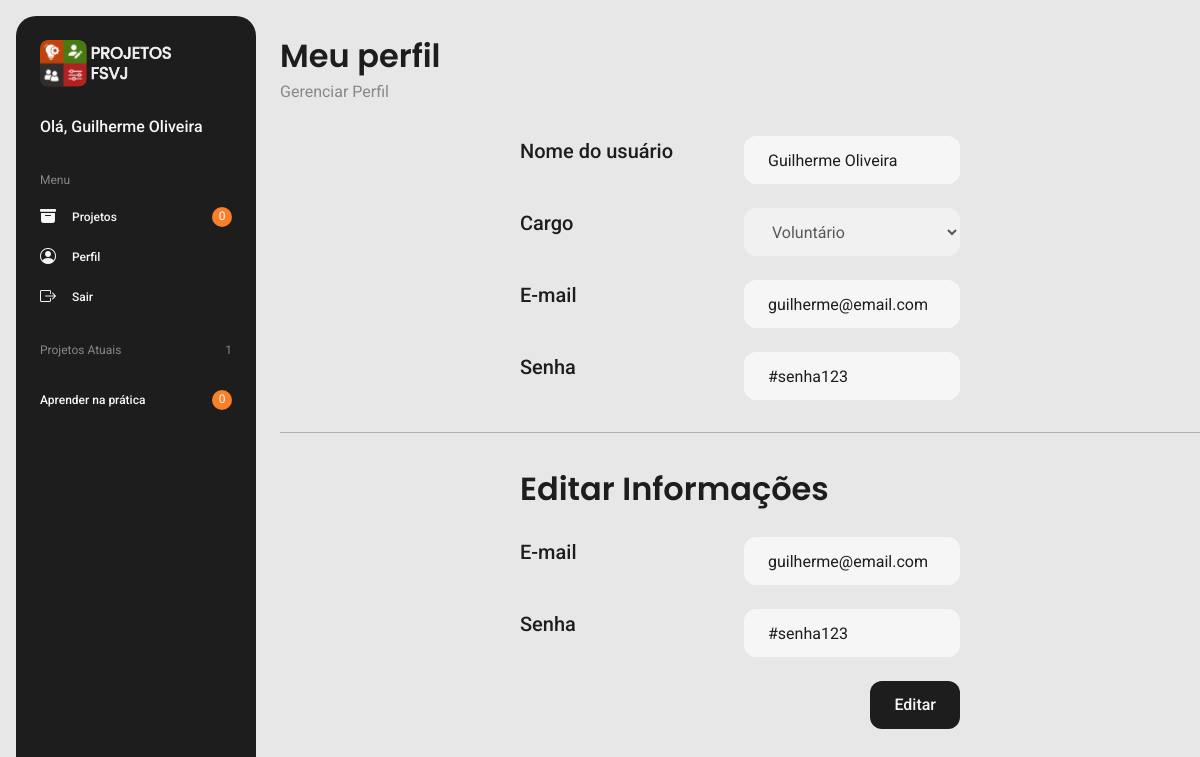
/src/pages/perfil/perfil.php?id_usuario=3, run on an earlier commit of the app's database.
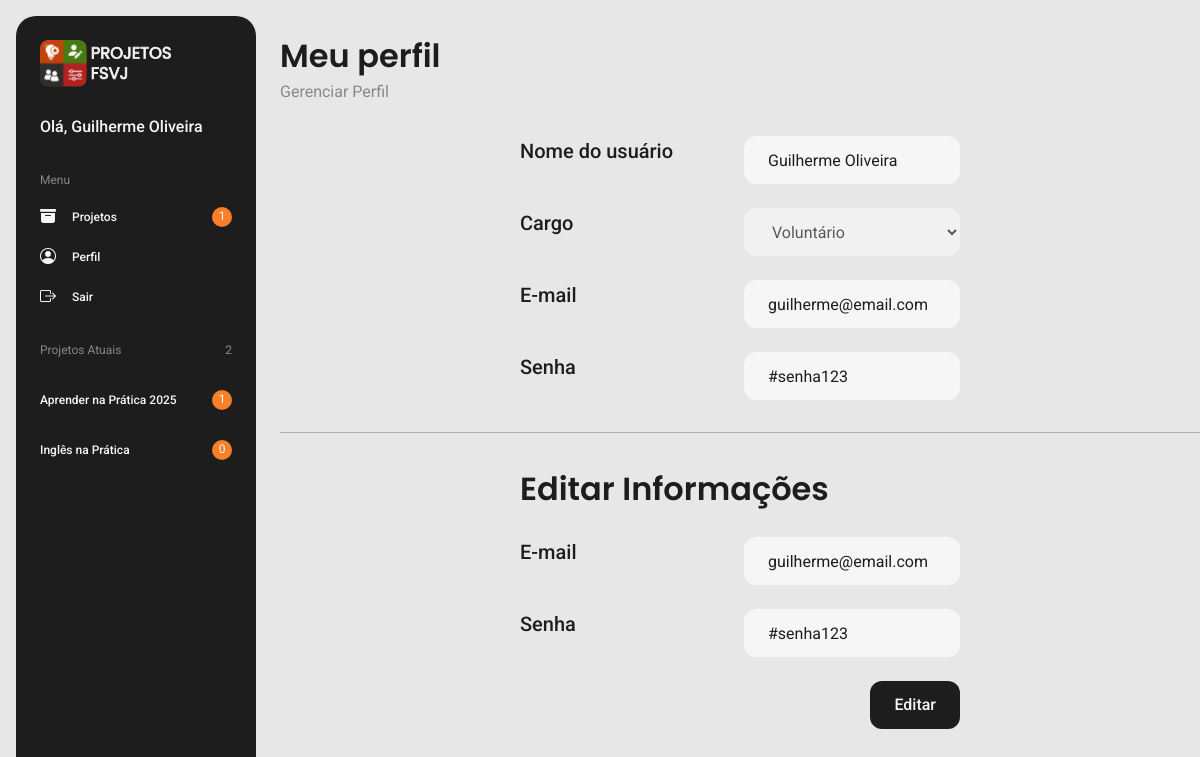
And on a later commit of the database.
### tables this page shows
CREATE TABLE `projetos` (
  `ID_PROJETO` int(11) NOT NULL,
  `NOME` varchar(50) NOT NULL,
  `ESCOPO` mediumtext DEFAULT NULL,
  `DATA_INICIO` date NOT NULL,
  `DATA_TERMINO` date NOT NULL,
  `CRIADO_EM` date DEFAULT curdate(),
  `ID_LOCAL` int(11) DEFAULT NULL,
  `ID_DIRETOR` int(11) NOT NULL,
  `ID_COORDENADOR` int(11) NOT NULL
);

CREATE TABLE `tarefas` (
  `ID_TAREFA` int(11) NOT NULL,
  `NOME` varchar(50) NOT NULL,
  `DESCRICAO` mediumtext DEFAULT NULL,
  `ESTADO` enum('A FAZER','EM ANDAMENTO','CONCLUÍDA') DEFAULT 'A FAZER',
  `CRIADO_EM` date DEFAULT curdate(),
  `DATA_VENCIMENTO` date NOT NULL,
  `ID_FASE` int(11) NOT NULL,
  `ID_DOCUMENTO` int(11) DEFAULT NULL
);

### src/pages/perfil/perfil.php (the view, shortened to what the changed rows need)
<?php
    include("../../../conexao.php");
    $id_usuario = $_GET["id_usuario"];
?>
<!DOCTYPE html>
<html lang="pt-br">
    <head>
        <link rel="stylesheet" href="https://cdn.jsdelivr.net/npm/bootstrap-icons@1.13.1/font/bootstrap-icons.min.css" />
        <link rel="stylesheet" href="../../styles/components/navbar.css" />
        <link rel="stylesheet" href="perfil.css" />
    </head>
    <body>
    <?php include("../../components/navbar.php"); ?>
        <main>
            <section class="main-header">
                <div class="titulo-container">
                    <h1 class="titulo-grande">Meu perfil</h1>
                </div>
            </section>
            <form method="GET" action="../../functions/editar_perfil.php" class="informacoes-perfil">
                <h2 class="titulo-grande">Editar Informações</h2>
        </main>
    </body>
</html>

### src/components/navbar.php (shortened to what the changed rows need)
<?php
    $sql = "SELECT * FROM USUARIOS U WHERE U.ID_USUARIO = '$id_usuario'";
    $query_usuario = $mysqli -> query($sql);
    $row_usuario = $query_usuario -> fetch_assoc();
    $hierarquia = $row_usuario["HIERARQUIA"];
    $sql = "SELECT * FROM TAREFAS T INNER JOIN USUARIOS_TAREFAS UT ON T.ID_TAREFA = UT.ID_TAREFA INNER JOIN FASES F ON T.ID_FASE = F.ID_FASE INNER JOIN PROJETOS P ON F.ID_PROJETO = P.ID_PROJETO WHERE UT.ID_USUARIO = '$id_usuario' AND P.DATA_INICIO <= CURRENT_DATE() AND P.DATA_TERMINO >= CURRENT_DATE()";
    $query_tarefas_atuais = $mysqli -> query($sql);
    $quantidade_tarefas_atuais = $query_tarefas_atuais -> num_rows;
?>
<nav class="nav-container">
    <section class="nav-menu">
        <h2>Menu</h2>
        <ul>
            <li>
                <div class="nav-menu-item">
                    <?php if ($hierarquia != "DIRETOR") {echo '<div><span>'.$quantidade_tarefas_atuais.'</span></div>';} ?>
                </div>
            </li>
        </ul>
    </section>
    <section class="nav-projetos">
        <h2>Projetos Atuais</h2>
        <?php
            if ($hierarquia == "VOLUNTÁRIO") {
                $sql = "SELECT DISTINCT P.ID_PROJETO, P.NOME FROM PROJETOS P INNER JOIN USUARIOS_PROJETOS UP ON P.ID_PROJETO = UP.ID_PROJETO WHERE UP.ID_USUARIO = '$id_usuario' AND P.DATA_INICIO <= CURRENT_DATE() AND P.DATA_TERMINO >= CURRENT_DATE()";
                $query_projetos_atuais = $mysqli -> query($sql);
                $quantidade_projetos_atuais = $query_projetos_atuais -> num_rows;
            }
            else {
                $sql = "SELECT DISTINCT P.ID_PROJETO, P.NOME FROM PROJETOS P WHERE P.DATA_INICIO <= CURRENT_DATE() AND P.DATA_TERMINO >= CURRENT_DATE()";
                $query_projetos_atuais = $mysqli -> query($sql);
                $quantidade_projetos_atuais = $query_projetos_atuais -> num_rows;
            }
        ?>
        <span><?php echo $quantidade_projetos_atuais;?></span>
        <ul>
            <?php
                while($row_projetos_atuais = $query_projetos_atuais -> fetch_assoc()) {
                    $id_projeto = $row_projetos_atuais["ID_PROJETO"];
                    $nome_projeto = $row_projetos_atuais["NOME"];
                    $sql = "SELECT * FROM TAREFAS T INNER JOIN USUARIOS_TAREFAS UT ON T.ID_TAREFA = UT.ID_TAREFA INNER JOIN FASES F ON T.ID_FASE = F.ID_FASE INNER JOIN PROJETOS P ON F.ID_PROJETO = P.ID_PROJETO WHERE UT.ID_USUARIO = '$id_usuario' AND P.ID_PROJETO = '$id_projeto' AND P.DATA_INICIO <= CURRENT_DATE() AND P.DATA_TERMINO >= CURRENT_DATE()";
                    $query_tarefas_atuais = $mysqli -> query($sql);
                    $quantidade_tarefas_atuais = $query_tarefas_atuais -> num_rows;
                    echo '<li><div class="nav-projetos-item"><p class="nome-projeto">'.$nome_projeto.'</p>'.($hierarquia == "DIRETOR" ? '' : '<div><span>'.$quantidade_tarefas_atuais.'</span></div>').'</div></li>';
                }
            ?>
        </ul>
    </section>
</nav>

What changed in the data, as far as the page shows it:
now on this page (row edited): tarefas: projetos.ID_COORDENADOR "2"
changed projetos: NOME "Aprender na prática" → "Aprender na Prática 2025"; quantidade_tarefas_atuais "0" → "1"
added projetos: NOME "Inglês na Prática", quantidade_tarefas_atuais "0"
Also different on the page:
$quantidade_tarefas_atuais: "0" → "1"
$quantidade_projetos_atuais: "1" → (not shown)
